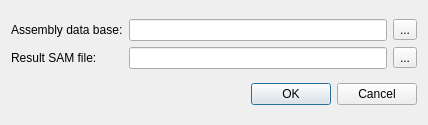
<?xml version="1.0" encoding="UTF-8"?>
<ui version="4.0">
 <class>AssemblyToSamDialog</class>
 <widget class="QDialog" name="AssemblyToSamDialog">
  <property name="windowModality">
   <enum>Qt::NonModal</enum>
  </property>
  <property name="geometry">
   <rect>
    <x>0</x>
    <y>0</y>
    <width>428</width>
    <height>125</height>
   </rect>
  </property>
  <property name="windowTitle">
   <string>Convert UGENE Assembly Database to SAM Format</string>
  </property>
  <layout class="QVBoxLayout" name="verticalLayout">
   <item>
    <layout class="QGridLayout" name="gridLayout">
     <item row="0" column="0">
      <widget class="QLabel" name="label">
       <property name="text">
        <string>Assembly data base:</string>
       </property>
      </widget>
     </item>
     <item row="0" column="1">
      <widget class="QLineEdit" name="dbPathEdit"/>
     </item>
     <item row="0" column="2">
      <widget class="QToolButton" name="setDbPathButton">
       <property name="text">
        <string>...</string>
       </property>
      </widget>
     </item>
     <item row="1" column="0">
      <widget class="QLabel" name="label_2">
       <property name="text">
        <string>Result SAM file:</string>
       </property>
      </widget>
     </item>
     <item row="1" column="1">
      <widget class="QLineEdit" name="samPathEdit"/>
     </item>
     <item row="1" column="2">
      <widget class="QToolButton" name="setSamPathButton">
       <property name="text">
        <string>...</string>
       </property>
      </widget>
     </item>
    </layout>
   </item>
   <item>
    <widget class="QDialogButtonBox" name="buttonBox">
     <property name="standardButtons">
      <set>QDialogButtonBox::Cancel|QDialogButtonBox::Ok</set>
     </property>
    </widget>
   </item>
  </layout>
 </widget>
 <resources/>
 <connections/>
</ui>
